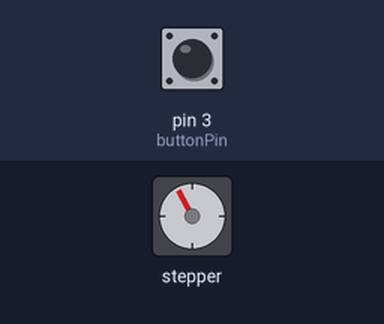
Bench run of a sketch on a simulated Arduino Uno, built with avr-gcc and run on an emulated ATmega328P. Parts: stepper motor. Inputs (shaded band) come from the test bench; at power-on: pin 3 (buttonPin) HIGH. Stepper angles assume 2048 steps per turn; what the sketch prints to the serial monitor is not drawn.

Above: at 1.2 s.
1.3 s: pin 3 (buttonPin) pulled LOW for 0.15 s
4.4 s: pin 3 (buttonPin) pulled LOW for 0.15 s
At 4.67 s:
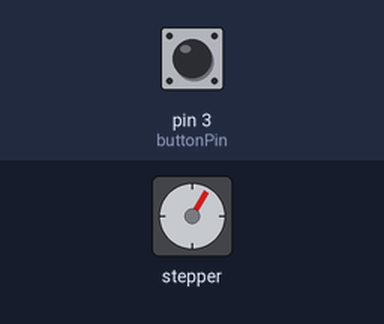
7.5 s: pin 3 (buttonPin) pulled LOW for 1 s
At 7.75 s:
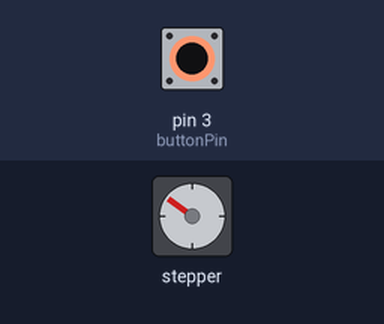
10.5 s: pin 3 (buttonPin) pulled LOW for 1 s
At 11.61 s:
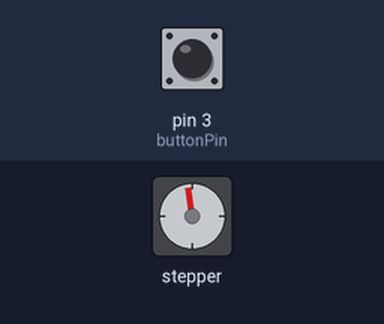
14.5 s: pin 3 (buttonPin) pulled LOW for 0.15 s
17.6 s: pin 3 (buttonPin) pulled LOW for 1 s
At 21.15 s:
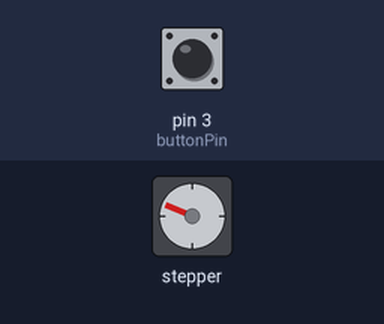
Timing chart, 0 to 24.9 s (numbered marks = the images above; inputs shaded):
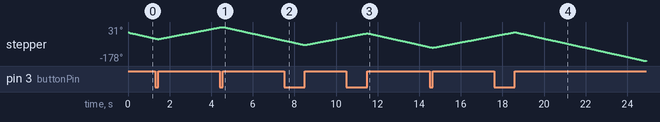

The sketch:

Stepper_Motor.ino
```cpp
#include <Stepper.h>
int stepsPerRev=2048;
int motSpeed=10;
int buttonPin = 3;
int newButton;
int oldButton = 1;
int state = 0;

Stepper myStepper(stepsPerRev,8,10,9,11);

void setup() {
  // put your setup code here, to run once:
Serial.begin(9600);
myStepper.setSpeed(motSpeed);
pinMode (buttonPin, INPUT);
digitalWrite (buttonPin, HIGH);

}

void loop() {
  // put your main code here, to run repeatedly:
newButton = digitalRead(buttonPin);
  if (oldButton == 0 && newButton == 1){
    if (state == 0){
      state = 1;
    }
    else{
      state = 0;
    }
  }
  if (state == 1){
    myStepper.step(1);
    Serial.println("right");
  }
  else{
    myStepper.step (-1);
    Serial.println("left");
  }

oldButton = newButton;
}
```
